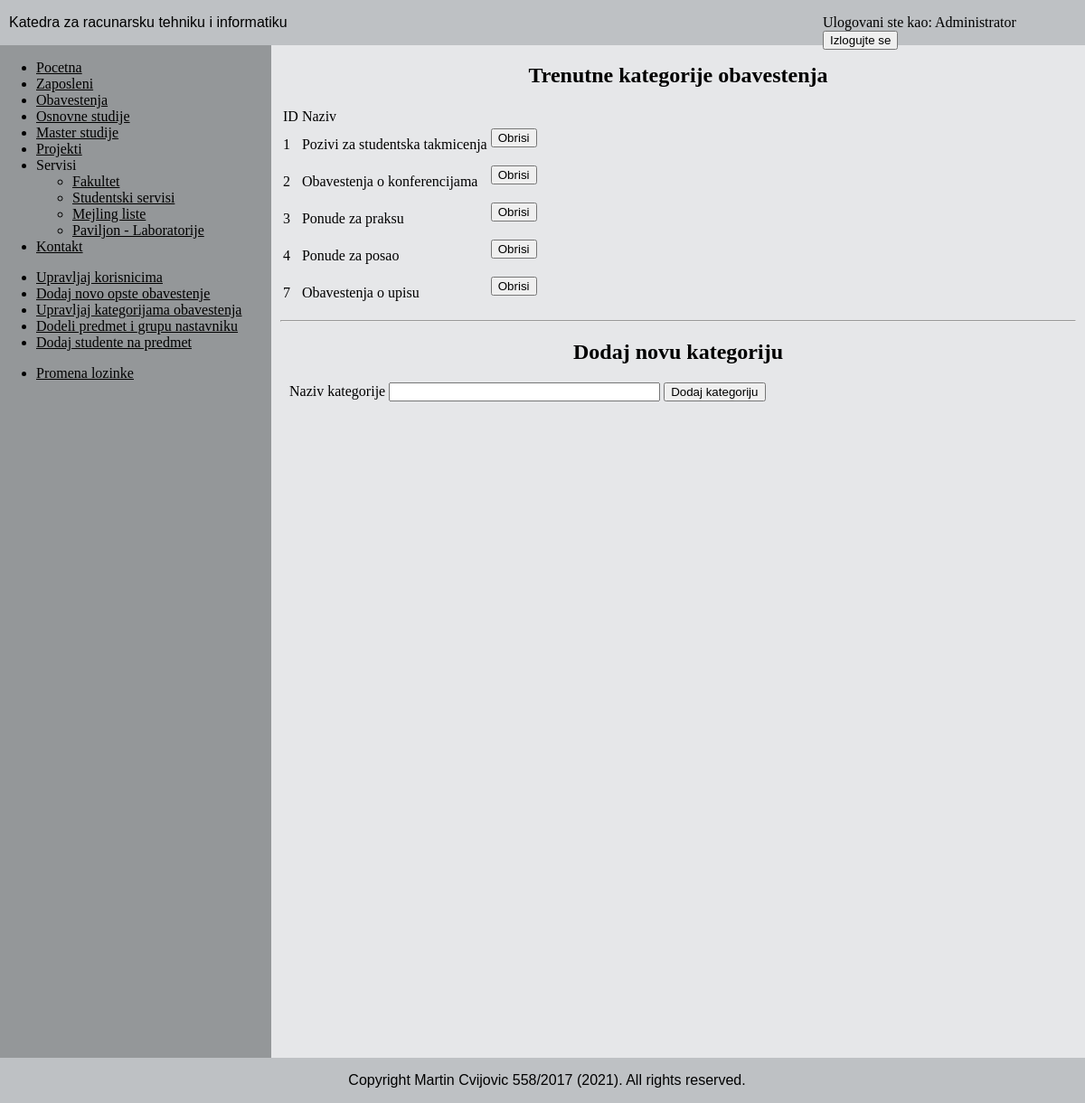
The app's page /upravljaj_kategorijama_obavestenja.php (signed in) with its own data.
### tables this page shows
CREATE TABLE `kategorija_obavestenja` (
  `id` int(11) NOT NULL,
  `naziv` varchar(100) NOT NULL
);

### upravljaj_kategorijama_obavestenja.php (the view, shortened to what this page needs)
<html>
    <head>
        <link rel="stylesheet" type="text/css" href="nomargin-style.css">
        <link rel="stylesheet" type="text/css" href="content-style.css">
    </head>
    <body>
        <?php
            require("header.php");
            require("sidemenu.php");
            if (!(isset($_SESSION['tip']) && strcmp($_SESSION['tip'], "administrator") == 0))
            {
                echo "Niste ovlasceni da vidite ovaj sadrzaj";
            }
            else
            {
            ?>
            <div id="content">
                <h2 style='text-align: center'><b>Trenutne kategorije obavestenja</b></h2>
                <table>
                    <tr>
                        <td>ID</td>
                        <td>Naziv</td>
                    </tr>
                    <?php
                        $handle = dbConnect();
                        $result = mysqli_query($handle, "select * from kategorija_obavestenja");
                        if ($result !== false && mysqli_num_rows($result) > 0)
                        {
                            while ($row = mysqli_fetch_assoc($result))
                            {
                                ?>
                                <tr>
                                    <td><?php echo $row['id'] ?></td>
                                    <td><?php echo $row['naziv'] ?></td>
                                    <td>
                                        <form method="GET">
                                            <input type="submit" name="obrisi" value="Obrisi">
                                        </form>
                                    </td>
                                </tr>
                                <?php
                            }
                        }
                    ?>
                </table>
                <hr>
                <h2 style='text-align: center'><b>Dodaj novu kategoriju</b></h2>
                <form method="GET" onSubmit="return validateNewGeneralNotificationCategory();">
                    <p>Naziv kategorije <input type="text" id="imekategorije" name="imekategorije"> <input type="submit" name="dodaj" value="Dodaj kategoriju"></p>
                </form>
            </div>
            <?php
            }
            require("footer.php");
        ?>
    </body>
</html>

### nomargin-style.css (style rules this page uses)
body { margin: 0 auto; padding: 0; }
p { padding-left: 10px; }

### content-style.css (style rules this page uses)
#content { background-color: rgb(230, 231, 233); padding-left: 310px; padding-top: 50px; padding-right: 10px; }
input[type="text"], input[type="password"] { width: 300px; }
body { background-color: rgb(230, 231, 233); }

### header_style.css (style rules this page uses)
p { padding-left: 10px; }

### records on screen
kategorija_obavestenja: id "1", naziv "Pozivi za studentska takmicenja"
kategorija_obavestenja: id "2", naziv "Obavestenja o konferencijama"
kategorija_obavestenja: id "3", naziv "Ponude za praksu"
kategorija_obavestenja: id "4", naziv "Ponude za posao"
kategorija_obavestenja: id "7", naziv "Obavestenja o upisu"

### other values on screen
$_SESSION['ime'] "Administrator"
